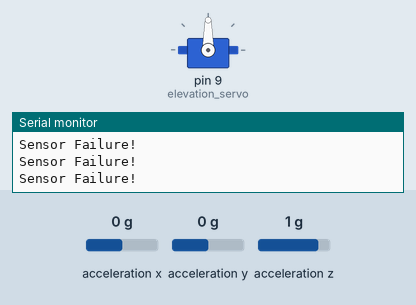
A sketch run on a simulated Arduino Uno, built with avr-gcc and run on an emulated ATmega328P. Parts: servo, the last lines printed to the serial monitor. The inputs (shaded band) are chosen by the test bench; at power-on: acceleration x 0 g, acceleration y 0 g, acceleration z 1 g.

Above: at 1.2 s.
1.3 s: acceleration x set to -0.8 g
At 2.3 s:
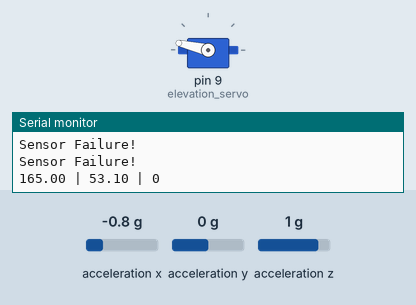
3.0 s: acceleration y set to 0.2 g
At 3.4 s:
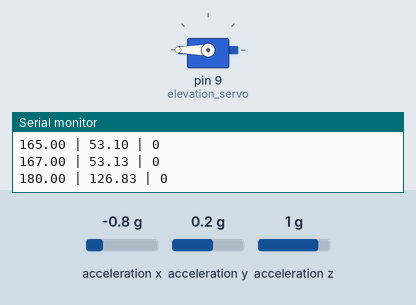
4.5 s: acceleration x set to -0.2 g
6.0 s: acceleration x set to 0.1 g
At 6.8 s:
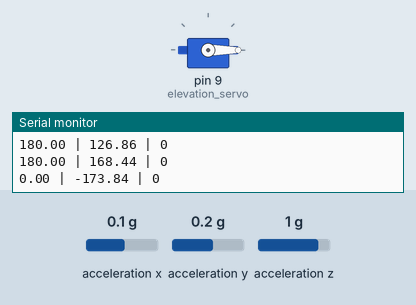
7.5 s: acceleration x set to -1.4 g
At 8.6 s:
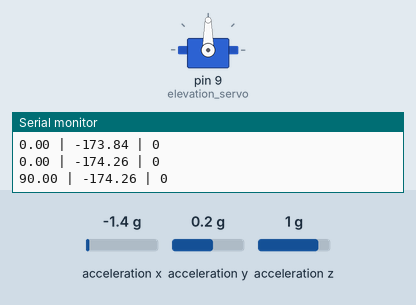
9.0 s: acceleration x set to -1.2 g
10.5 s: acceleration x set to -0.9 g
At 11.9 s:
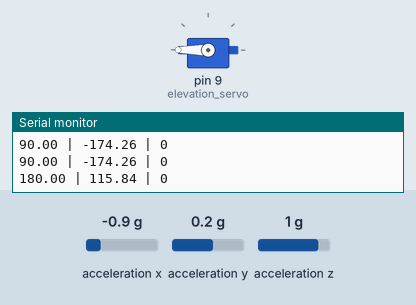
Timing chart, 0 to 13.0 s (numbered marks = the images above; inputs shaded):
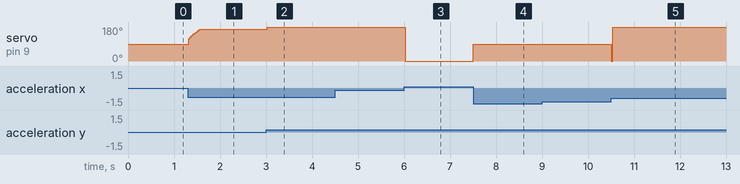

Measured:
- the behaviour switches between 0 and 0.1 g on acceleration y (found by bisection; images 1 and 2)
- the behaviour switches between -0.1 and 0 g on acceleration x (found by bisection; images 2 and 3)
- the behaviour switches between -1.1 and -1 g on acceleration x (found by bisection; images 4 and 5)
- after the input at 1.3 s, servo on pin 9 (elevation_servo): moves from 90° to 167° over 0.24 s, starting at once
- after the input at 3.0 s, servo on pin 9 (elevation_servo): 167° → 180° at once
- after the input at 6.0 s, servo on pin 9 (elevation_servo): 180° → 0° at once
- after the input at 7.5 s, servo on pin 9 (elevation_servo): 0° → 90° at once
- after the input at 10.5 s, servo on pin 9 (elevation_servo): 90° → 180° at once

The sketch:

LauncherBase.ino
```cpp
#include <Servo.h>
#include "./src/elevation_controller/elevation.h"

Servo elevation_servo;
Elevation elevation(2.0, 0.1, 0.0);

unsigned long t_elevation;
int print_cnt = 0;

void setup() {
  Serial.begin(9600);
  Serial.println("Initializing launcher base controls");

  elevation_servo.attach(9);
  elevation_servo.write(90);

  Serial.println("starting elevation sensor");
  elevation.start_ele_sensor();

  elevation.set_ele_ref(35.0);

}

void loop() {
  // put your main code here, to run repeatedly:
  t_elevation = millis();
  float ctrl = elevation.control_val();
  safe_servo(ctrl);
  delay(7);

  print_cnt += 1;
  if (print_cnt > 100){
    Serial.print(ctrl);
    Serial.print(" | ");
    Serial.print(elevation.get_ele_act());
    Serial.print(" | ");
    Serial.println(isnan(elevation.get_ele_act()));
    print_cnt = 0;
  }

}

/*
 * A helper function to stop actuation if the sensor gets unplugged
 * TODO: Make generic somehow?
 */

void safe_servo(float s_val)
{
  if(elevation.sens_ok())
  {
    elevation_servo.write(s_val);
  } else {
    elevation_servo.write(90);
    Serial.println("Sensor Failure!");
  }
}
```

elevation.cpp
```cpp
// Basic demo for accelerometer readings from Adafruit LIS3DH

#include <Wire.h>
#include <SPI.h>
#include <Servo.h>
#include <Adafruit_Sensor.h>
#include <Adafruit_LIS3DH.h>
#include <math.h>
#include "elevation.h"

// TODO: Create some sort of global defines
// Used for software SPI
#define LIS3DH_CLK 13 // SCL
#define LIS3DH_MISO 12 // SDO
#define LIS3DH_MOSI 11 // SDA/SDI
// Used for hardware & software SPI
#define LIS3DH_CS 10 // CS

#define G 9.80665
#define RAD2DEG (360.0 / (2.0 * PI))

// software SPI
Adafruit_LIS3DH lis = Adafruit_LIS3DH(LIS3DH_CS, LIS3DH_MOSI, LIS3DH_MISO, LIS3DH_CLK);
// hardware SPI
//Adafruit_LIS3DH lis = Adafruit_LIS3DH(LIS3DH_CS);
// I2C
// Adafruit_LIS3DH lis = Adafruit_LIS3DH();

Elevation::Elevation(float p, float i, float d) {
  // Set the member variables
  kp = p;
  ki = i;
  kd = d;

  set_val = 35.0;
  tol_elev = 0.25; // sensor tolerance limit; eg don't try beyond this accuracy
  avg_angle_x = 0.0;
  no_error = false;

  Xk_ = 35.0; // Initialize estimate to common target value
  Pk_ = 1.0; // Initialize covariance (err est)
  R = 0.125; // Measurement error (deg) for LIS3DH
  Q = 0.01; // Process noise

}

void Elevation::start_ele_sensor(void)
{
  // TODO: Add error codes here
  // TODO: Change to while loop to retry accelerometer detection
  while (! lis.begin(0x19)) {   // change this to 0x19 for alternative i2c address
    Serial.println("Reattempt sensor start");
    delay(500);
  }

  lis.setRange(LIS3DH_RANGE_2_G);   // 2, 4, 8 or 16 G!
}

float Elevation::control_val(void) {
  /* Initialize some static variables ------------------ */
  static float elev_error = 0;
  static float elev_error_old = 0;
  static float elev_error_delta = 0;
  static float elev_error_sum = 0;

  static int servo_val_old = 90;

  static float u_val = 0.0;

  static float readings[10];
  static float *ptr_readings = &readings[0];
  static int reading_cnt = 0;

  /* ---------------------------------------------------- */
  int servo_val = 90;


  /* Get a new, normalized sensor event */
  sensors_event_t event;
  lis.getEvent(&event);

  /* do the reading
   *  (1) get the raw acceleration value
   *  (2) Convert m/s^2 to degrees
   */
  float raw_y = event.acceleration.y;
  float angle_y = asin(raw_y/G) * RAD2DEG;

  float raw_x = event.acceleration.x;
  float angle_x = asin(raw_x/G) * RAD2DEG;
  // Invert x-reading based on current mounting of accel in system
  angle_x = angle_x * -1;

  // Check if connection was loose -> Zeroes
  sensor_failure = ((angle_x == 0.0) && (angle_y == 0.0));
  if (sensor_failure) return 90.0;
  // Check if reading over shock limit -> nan
  if (isnan(angle_x)) return 90.0;

  /* Compensate for quandrant using y-axis information
   * The resulting angular reference frame will cover 0:180 and -180:0
   */
  if (angle_y > 0.0)
  {
    if (angle_x > 0.0)
    {
      angle_x = 180.0 - angle_x;
    } else {
      angle_x = -180.0 - angle_x;
    }
  }

  float raw_z = event.acceleration.z;
  float angle_z = asin(raw_x/G) * RAD2DEG;

  /* Apply 1D kalman filter */
  // #TODO: Add control singal U to state estimate
  avg_angle_x = kf_step(angle_x);

  if (reading_cnt < 10){
    reading_cnt += 1;
  } else {
    reading_cnt = 0;
  }

  /* PID Loop -------------------------------------------------------------- */

  /* Compute elevation error
   * Ep: Current error; set to zero if within tolerance value
   * Ei: Limited integrator, which only integrates in
   */

  /* Sensor filter
   *  Create a deadband near zero to settle the controller.
   *  If the readings are withing +/- TOL_ELEV, then set errror to zero.
   */

  /* Ep */
  elev_error = avg_angle_x - set_val;
  if(abs(elev_error) <= tol_elev){
    elev_error = 0;
    no_error = true;
  } else {
    no_error = false;
  }

  /* Ed */
  elev_error_delta = elev_error_old - elev_error;

  /* Ei */
  if(elev_error == 0){
    elev_error_sum = 0;
  } else if (abs(servo_val - 90) < 5) {
    elev_error_sum += elev_error;
  }

  /* Integrator wind-up limit */
  elev_error_sum = min(500, elev_error_sum);
  elev_error_sum = max(-500, elev_error_sum);


  /* calculate control value
   * Limit control value to 100
   */

  u_val = (elev_error) * kp + (elev_error_sum) * ki + (elev_error_delta) * kd;
  u_val = min(100, u_val);
  u_val = max(-100, u_val);

  /* map output to sevo range */
  servo_val = map(u_val, -100, 100, 0, 180);

  /* Deadzone hysteresis -----------------------------------------------------------------
   * if the controller is in the deadband (85-90) and the controller is trying to
   *  increase the control value, then bump to known drive value. Else the controller
   *  may be stuck in the deadzone.
   *
   *  If the controller is ramping down the control value, do not limit to deadzone floor.
   */

  /*
  if((servo_val_old < 95 && servo_val_old > 90) && servo_val > 90){
    servo_val = 95;
  } else if((servo_val_old > 85 && servo_val_old < 90) && servo_val < 90) {
    servo_val = 85;
  }
  */

  /* store some values for use in next loop */
  servo_val_old = servo_val;
  elev_error_old = elev_error;

  /* output control signal to drive servo */
  return servo_val;
}

void Elevation::set_ele_ref(float ref)
{
  set_val = ref;
}

void Elevation::set_gains(float pid[])
{
  kp = pid[0];
  ki = pid[1];
  kd = pid[2];
}

float Elevation::get_kp(void)
{
  return kp;
}

float Elevation::get_ki(void)
{
  return ki;
}

float Elevation::get_kd(void)
{
  return kd;
}

float Elevation::get_ele_act(void)
{
  return avg_angle_x;
}

bool Elevation::verify(void)
{
  return no_error;
}

float Elevation::kf_step(float Zk)
{
  float Kk = Pk_ / (Pk_ + R);
  float Xk = Xk_ + Kk * (Zk - Xk_);
  float Pk = (1 - Kk) * Pk_ + fabs(Xk_ - Xk) * Q;

  static bool was_nan = false;

  Xk_ = Xk;
  Pk_ = Pk;

  if(isnan(Xk) && !was_nan){
    Serial.print("KF nan - Zk: ");
    Serial.print(Zk);
    Serial.print(" | Kk: ");
    Serial.print(Kk);
    Serial.print(" | Pk: ");
    Serial.println(Pk);

    was_nan = true;
  }

  return Xk;

}

bool Elevation::sens_ok(void)
{
  return !sensor_failure;
}
```

elevation.h
```cpp
#ifndef Elevation_h
#define Elevation_h

#include "Arduino.h"

class Elevation
{
  public:
    Elevation(float p, float i, float d);
    float control_val(void);
    float get_ele_act(void);
    void set_ele_ref(float ref);
    float get_kp(void);
    float get_ki(void);
    float get_kd(void);
    void set_gains(float pid[]);
    void start_ele_sensor(void);
    bool verify(void);
    bool sens_ok(void);

  private:
    float kf_step(float Zk);
    float kp;
    float ki;
    float kd;
    float set_val;
    float servo_val;
    float tol_elev;
    float avg_angle_x;
    bool no_error;
    bool sensor_failure;

    // Kalman Filter Parameters
    float Xk_;
    float Pk_;
    float Q;
    float R;
};

#endif
```
